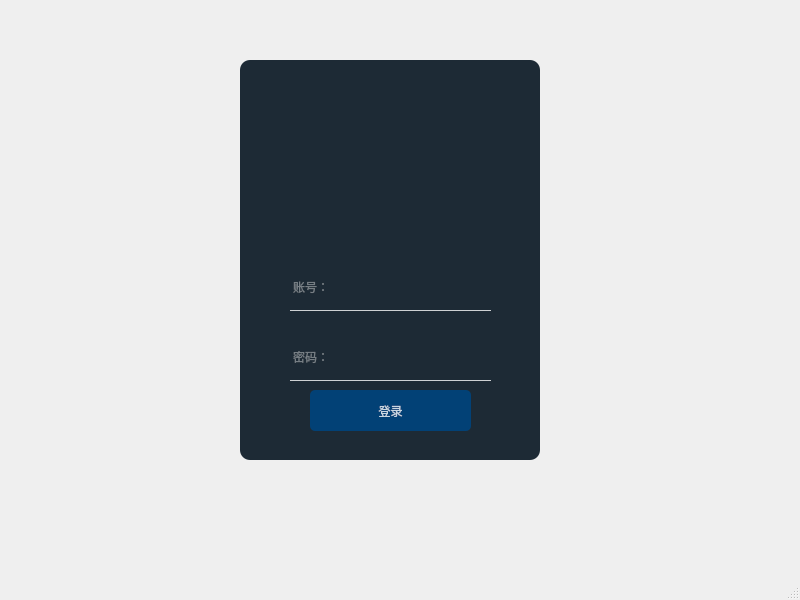
<?xml version="1.0" encoding="UTF-8"?>
<ui version="4.0">
 <class>MainWindow</class>
 <widget class="QMainWindow" name="MainWindow">
  <property name="geometry">
   <rect>
    <x>0</x>
    <y>0</y>
    <width>800</width>
    <height>600</height>
   </rect>
  </property>
  <property name="windowTitle">
   <string>MainWindow</string>
  </property>
  <widget class="QWidget" name="centralwidget">
   <widget class="QWidget" name="widget" native="true">
    <property name="geometry">
     <rect>
      <x>240</x>
      <y>60</y>
      <width>300</width>
      <height>400</height>
     </rect>
    </property>
    <widget class="QLabel" name="label">
     <property name="geometry">
      <rect>
       <x>0</x>
       <y>0</y>
       <width>300</width>
       <height>400</height>
      </rect>
     </property>
     <property name="styleSheet">
      <string notr="true">background-color: rgba(16,30,41,240);
border-radius:10px;</string>
     </property>
     <property name="text">
      <string/>
     </property>
    </widget>
    <widget class="QLineEdit" name="lineEdit">
     <property name="geometry">
      <rect>
       <x>50</x>
       <y>210</y>
       <width>201</width>
       <height>41</height>
      </rect>
     </property>
     <property name="styleSheet">
      <string notr="true">background-color: rgba(0, 0, 0,0);
border:1px solid rgba(0,0,0,0);
border-bottom-color:rgba(255,255,255,200);
padding-bottom:7px;
color:rgba(255,255,255,200)</string>
     </property>
     <property name="placeholderText">
      <string>账号：</string>
     </property>
    </widget>
    <widget class="QLineEdit" name="lineEdit_2">
     <property name="geometry">
      <rect>
       <x>50</x>
       <y>280</y>
       <width>201</width>
       <height>41</height>
      </rect>
     </property>
     <property name="styleSheet">
      <string notr="true">background-color: rgba(0, 0, 0,0);
border:1px solid rgba(0,0,0,0);
border-bottom-color:rgba(255,255,255,200);
padding-bottom:7px;
color:rgba(255,255,255,200)</string>
     </property>
     <property name="echoMode">
      <enum>QLineEdit::Password</enum>
     </property>
     <property name="placeholderText">
      <string>密码：</string>
     </property>
    </widget>
    <widget class="QPushButton" name="pushButton">
     <property name="geometry">
      <rect>
       <x>70</x>
       <y>330</y>
       <width>161</width>
       <height>41</height>
      </rect>
     </property>
     <property name="styleSheet">
      <string notr="true">QPushButton#pushButton{
background-color:rgba(2,65,118,255);
color:rgba(255,255,255,200);
border-radius:5px;
}
QPushButton#pushButton:hover{
background-color:rgba(2,65,118,150);
color:rgba(255,255,255,200);
border-radius:5px;
}
QPushButton#pushButton:pressed{
padding-left:5px;
padding-top:5px;
background-color:rgba(2,65,118,100);
}
</string>
     </property>
     <property name="text">
      <string>登录</string>
     </property>
    </widget>
    <widget class="QLabel" name="label_2">
     <property name="geometry">
      <rect>
       <x>50</x>
       <y>-10</y>
       <width>201</width>
       <height>221</height>
      </rect>
     </property>
     <property name="styleSheet">
      <string notr="true">background-color:grab(0,0,0,80)</string>
     </property>
     <property name="text">
      <string/>
     </property>
     <property name="pixmap">
      <pixmap resource="res.qrc">:/images/User.png</pixmap>
     </property>
    </widget>
   </widget>
  </widget>
  <widget class="QMenuBar" name="menubar">
   <property name="geometry">
    <rect>
     <x>0</x>
     <y>0</y>
     <width>800</width>
     <height>23</height>
    </rect>
   </property>
  </widget>
  <widget class="QStatusBar" name="statusbar"/>
 </widget>
 <resources>
  <include location="res.qrc"/>
 </resources>
 <connections/>
</ui>
